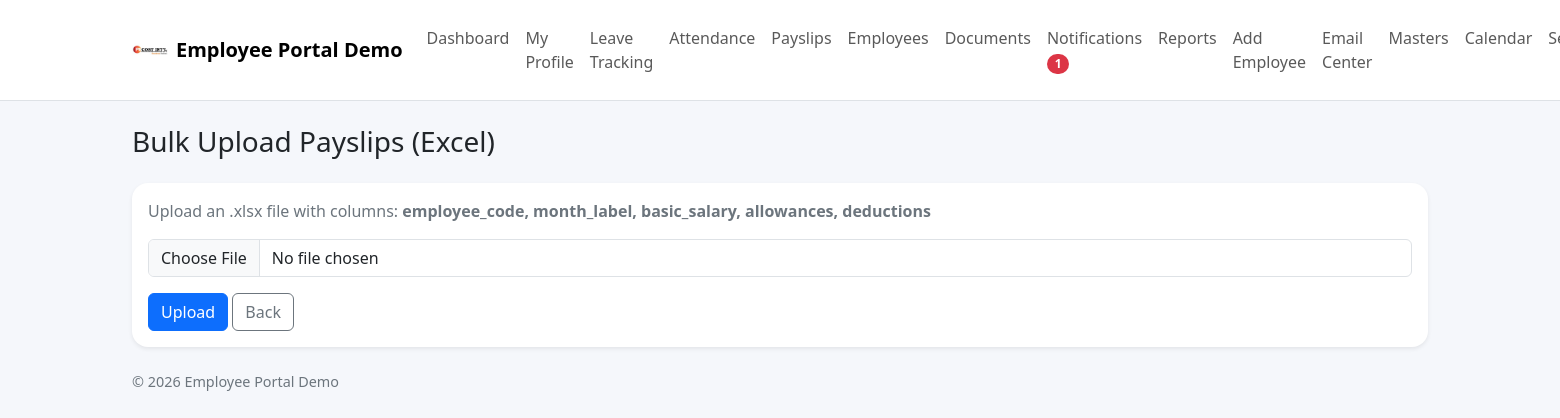
/payroll/bulk-upload (signed in), run on an earlier commit of the app's database.
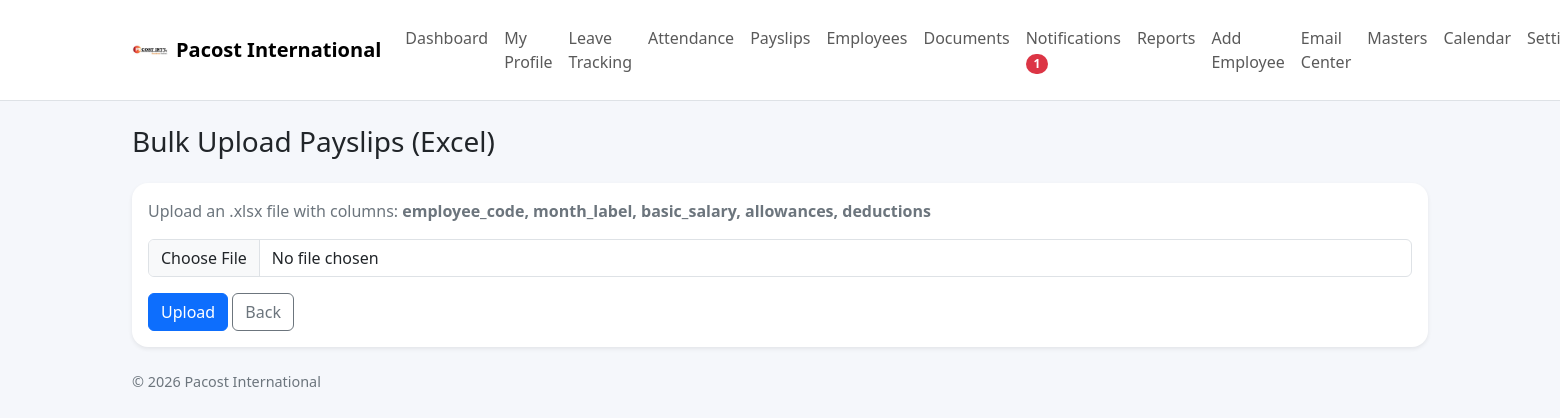
And on a later commit of the database.
### tables this page shows
CREATE TABLE company_settings (
    id INTEGER PRIMARY KEY AUTOINCREMENT,
    company_name TEXT NOT NULL,
    leave_workflow TEXT NOT NULL,
    default_working_hours REAL NOT NULL,
    allow_document_upload INTEGER NOT NULL DEFAULT 1
);

### app.py (the view, shortened to what this page needs)
@app.route("/payroll/bulk-upload", methods=["GET", "POST"])
@login_required
@role_required("admin")
def payroll_bulk_upload():
    db = get_db()
    return render_template("payroll_bulk_upload.html")

### app.py (called while the page is built)
def get_db() -> sqlite3.Connection:
    if "db" not in g:
        g.db = sqlite3.connect(DATABASE)
        g.db.row_factory = sqlite3.Row
        ensure_schema(g.db)
    return g.db

def current_user() -> sqlite3.Row | None:
    user_id = session.get("user_id")
    if not user_id:
        return None
    return get_db().execute(
        """
        SELECT u.*, d.name AS department_name, ds.name AS designation_name, m.full_name AS manager_name
        FROM users u
        LEFT JOIN departments d ON u.department_id = d.id
        LEFT JOIN designations ds ON u.designation_id = ds.id
        LEFT JOIN users m ON u.manager_id = m.id
        WHERE u.id = ?
        """,
        (user_id,),
    ).fetchone()

def login_required(view):
    @wraps(view)
    def wrapped_view(**kwargs):
        if current_user() is None:
            return redirect(url_for("login"))
        return view(**kwargs)
    return wrapped_view

### templates/payroll_bulk_upload.html
{% extends 'base.html' %}
{% block content %}
<h3 class="mb-4">Bulk Upload Payslips (Excel)</h3>
<div class="card border-0 shadow-sm rounded-4"><div class="card-body">
<p class="text-secondary">Upload an .xlsx file with columns: <strong>employee_code, month_label, basic_salary, allowances, deductions</strong></p>
<form method="post" enctype="multipart/form-data">
<div class="mb-3"><input class="form-control" type="file" name="file" accept=".xlsx" required></div>
<button class="btn btn-primary">Upload</button> <a class="btn btn-outline-secondary" href="{{ url_for('payroll_view') }}">Back</a>
</form>
</div></div>
{% endblock %}

### templates/base.html (shortened to what this page needs)
<!doctype html>
<html lang="en">
<head>
  <link href="https://cdn.jsdelivr.net/npm/bootstrap@5.3.3/dist/css/bootstrap.min.css" rel="stylesheet">
  <link rel="stylesheet" href="{{ url_for('static', filename='css/style.css') }}">
</head>
<body>
  {% if current_user %}
  <nav class="navbar navbar-expand-lg bg-white border-bottom sticky-top">
    <div class="container">
      <a class="navbar-brand d-flex align-items-center gap-2" href="{{ url_for('dashboard') }}"><img src="{{ url_for('static', filename='images/pacost_logo.png') }}" alt="Pacost" style="height:36px; width:auto;"> <span>{{ settings.company_name if settings else 'Pacost International' }}</span></a>
      <div class="collapse navbar-collapse" id="navBar">
        <ul class="navbar-nav me-auto mb-2 mb-lg-0">
          <li class="nav-item"><a class="nav-link" href="{{ url_for('dashboard') }}">Dashboard</a></li>
          <li class="nav-item"><a class="nav-link" href="{{ url_for('profile') }}">My Profile</a></li>
          <li class="nav-item"><a class="nav-link" href="{{ url_for('my_leaves') }}">Leave Tracking</a></li>
          <li class="nav-item"><a class="nav-link" href="{{ url_for('attendance_view') }}">Attendance</a></li>
          <li class="nav-item"><a class="nav-link" href="{{ url_for('payroll_view') }}">Payslips</a></li>
          {% if current_user.role in ['manager', 'hr', 'admin'] %}<li class="nav-item"><a class="nav-link" href="{{ url_for('team') }}">Employees</a></li>{% endif %}
          <li class="nav-item"><a class="nav-link" href="{{ url_for('documents') }}">Documents</a></li>
          <li class="nav-item"><a class="nav-link" href="{{ url_for('notifications_view') }}">Notifications {% if unread_notification_count %}<span class="badge rounded-pill text-bg-danger">{{ unread_notification_count }}</span>{% endif %}</a></li>
          {% if current_user.role in ['hr', 'admin'] %}<li class="nav-item"><a class="nav-link" href="{{ url_for('reports') }}">Reports</a></li>{% endif %}
          {% if current_user.role in ['hr', 'admin'] %}<li class="nav-item"><a class="nav-link" href="{{ url_for('new_employee') }}">Add Employee</a></li>{% endif %}
          {% if current_user.role == 'admin' %}<li class="nav-item"><a class="nav-link" href="{{ url_for('email_center') }}">Email Center</a></li>{% endif %}
          {% if current_user.role == 'admin' %}<li class="nav-item"><a class="nav-link" href="{{ url_for('masters_view') }}">Masters</a></li><li class="nav-item"><a class="nav-link" href="{{ url_for('calendar_view') }}">Calendar</a></li><li class="nav-item"><a class="nav-link" href="{{ url_for('settings_view') }}">Settings</a></li>{% endif %}
        </ul>
      </div>
    </div>
  </nav>
  {% endif %}
  <main class="container py-4">
    {% block content %}{% endblock %}
  </main>
  <div class="container pb-4"><div class="footer-note">© {{ year }} {{ settings.company_name if settings else 'Employee Portal' }}</div></div>
</body>
</html>

What changed in the data, as far as the page shows it:
changed company_settings: company_name "Employee Portal Demo" → "Pacost International"
